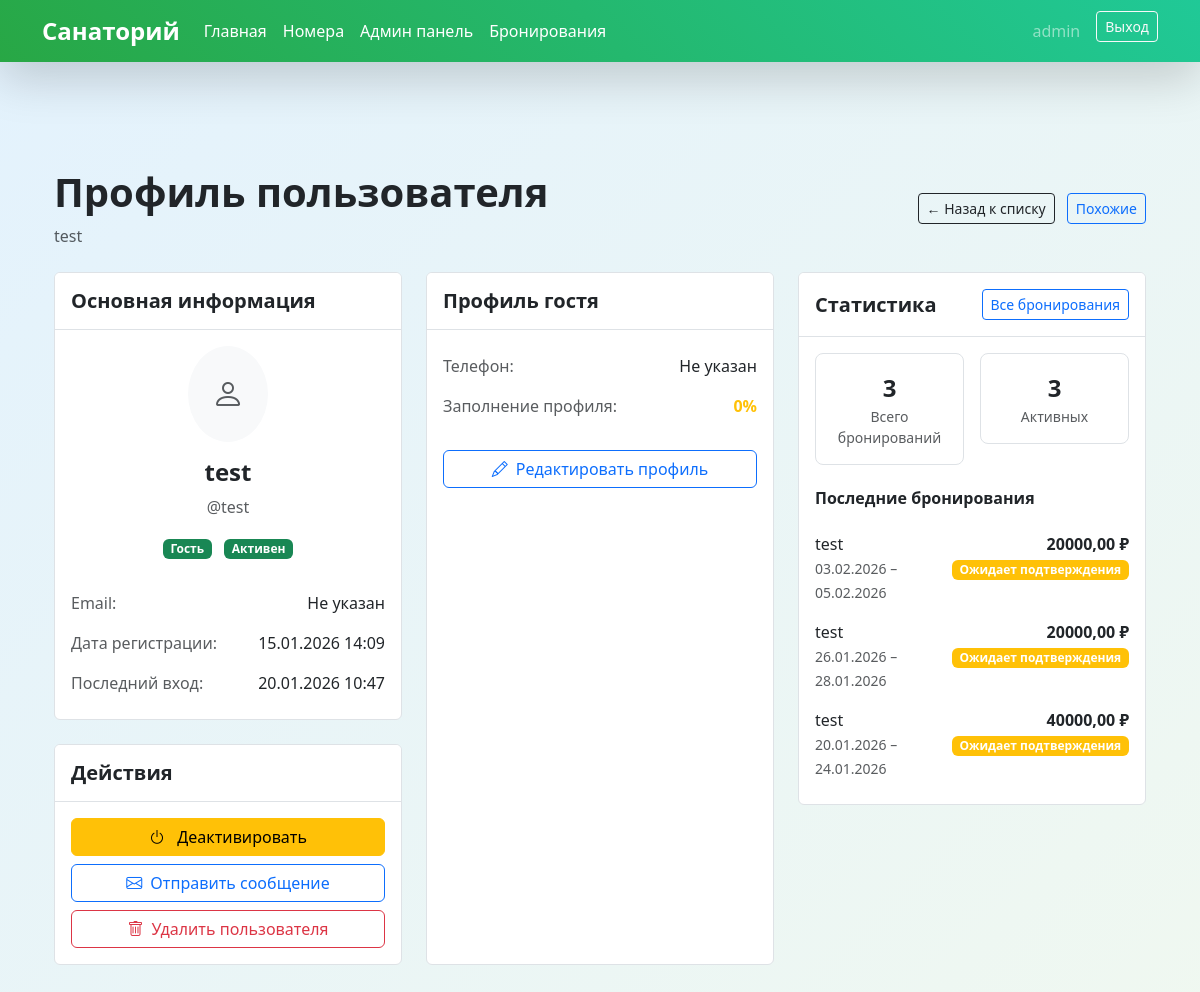
/accounts/admin/users/2/profile/ (signed in), run on an earlier commit of the app's database.
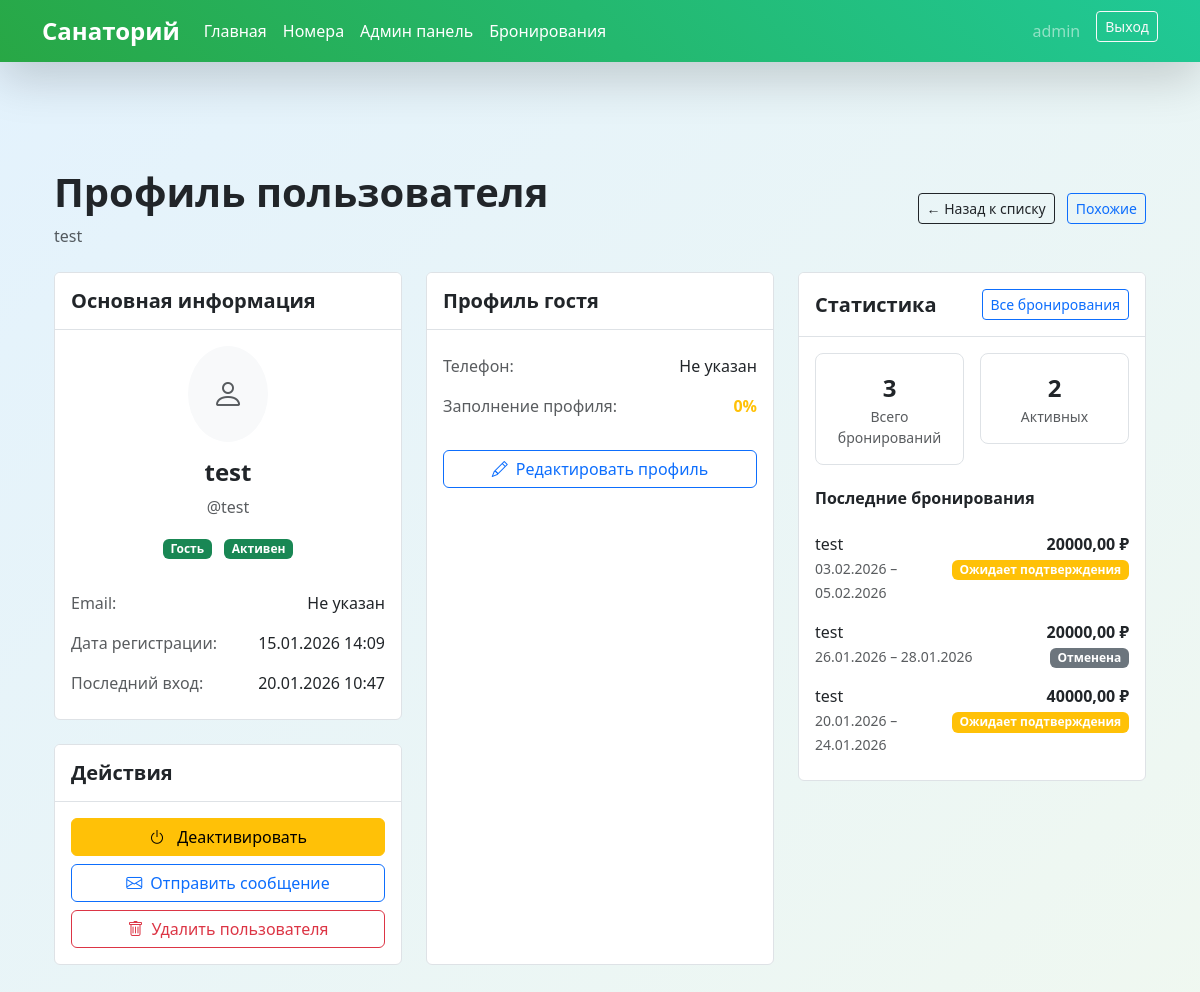
And on a later commit of the database.
### accounts/models.py (models this page shows, shortened)
class Booking(models.Model):
    STATUS_CHOICES = [
        ('pending', 'Ожидает подтверждения'),
        ('confirmed', 'Подтверждена'),
        ('cancelled', 'Отменена'),
        ('completed', 'Завершена'),
    ]
    user = models.ForeignKey(User, on_delete=models.CASCADE, related_name='bookings')
    room = models.ForeignKey(Room, on_delete=models.CASCADE, related_name='bookings', null=True, blank=True)
    room_type = models.CharField(max_length=20, choices=Room.TYPE_CHOICES)  # Оставляем для обратной совместимости
    check_in = models.DateField('Дата заезда')
    check_out = models.DateField('Дата выезда')
    guests = models.IntegerField(
        default=1,
        validators=[MinValueValidator(1), MaxValueValidator(4)]
    )
    total_price = models.DecimalField(max_digits=10, decimal_places=2, null=True, blank=True)
    status = models.CharField(max_length=20, choices=STATUS_CHOICES, default='pending')
    created_at = models.DateTimeField(auto_now_add=True)
    notes = models.TextField(max_length=500, blank=True)
    class Meta:
        verbose_name = 'Бронирование'
        verbose_name_plural = 'Бронирования'
        ordering = ['-created_at']

class Room(models.Model):  # ПЕРЕМЕЩАЕМ Room ПЕРЕД Booking!
    TYPE_CHOICES = [
        ('standard', 'Стандартный'),
        ('comfort', 'Комфорт'),
        ('lux', 'Люкс'),
    ]
    type = models.CharField(max_length=20, choices=TYPE_CHOICES)
    name = models.CharField(max_length=100, unique=True)
    capacity = models.PositiveIntegerField(default=2)
    price_per_day = models.DecimalField(max_digits=8, decimal_places=2)
    description = models.TextField(max_length=500)
    image = models.ImageField(upload_to='rooms/', blank=True, null=True)
    is_active = models.BooleanField(default=True)
    class Meta:
        verbose_name = 'Номер'
        verbose_name_plural = 'Номера'
        ordering = ['type', 'name']

### accounts/views.py (the view)
# urls.py: path('admin/users/<int:pk>/profile/', AdminUserProfileView.as_view(), name='admin_user_profile'),
@method_decorator(login_required, name='dispatch')
class AdminUserProfileView(StaffRequiredMixin, DetailView):
    model = User
    template_name = 'admin/user_profile.html'
    context_object_name = 'user_obj'
    def get_context_data(self, **kwargs):
        context = super().get_context_data(**kwargs)
        user = self.get_object()
        try:
            profile = GuestProfile.objects.get(user=user)
            context['profile'] = profile
        except GuestProfile.DoesNotExist:
            context['profile'] = None
        context['bookings'] = Booking.objects.filter(user=user).select_related('room').order_by('-created_at')
        context['total_bookings'] = context['bookings'].count()
        context['active_bookings'] = context['bookings'].filter(status__in=['pending', 'confirmed']).count()
        return context

### accounts/mixins.py (called while the page is built)
    def test_func(self):
        return self.request.user.is_staff

### accounts/models.py (called while the page is built)
    def calculate_profile_completion(self):
        required_fields = ['first_name', 'last_name', 'phone', 'email', 'birth_date']
        filled = 0
        for field in required_fields:
            value = getattr(self, field)
            if value and str(value).strip():
                filled += 1
        percentage = (filled / len(required_fields)) * 100
        self.is_profile_complete = percentage >= 70
        return percentage

### templates/admin/user_profile.html (shortened to what the changed rows need)
{% extends 'base.html' %}
{% block content %}
<div class="container-fluid py-4">
    <div class="d-flex justify-content-between align-items-center mb-4">
        <div>
            <h1 class="fw-bold mb-2">Профиль пользователя</h1>
        </div>
    </div>
    <div class="row g-4">
        <div class="col-lg-4">
            <div class="card border">
                <div class="card-body">
                    <div class="row g-3 mb-4">
                        <div class="col-6">
                            <div class="border rounded-3 p-3 text-center">
                                <div class="fw-bold fs-4">{{ active_bookings }}</div>
                                <div class="text-muted small">Активных</div>
                            </div>
                        </div>
                    </div>
                    {% if bookings %}
                    <div class="list-group list-group-flush">
                        {% for booking in bookings|slice:":3" %}
                        <div class="list-group-item border-0 px-0 py-2">
                            <div class="d-flex justify-content-between align-items-start">
                                <div>
                                    <div class="fw-medium">
                                        {% if booking.room %}
                                        {{ booking.room.name }}
                                        {% else %}
                                        {{ booking.get_room_type_display }}
                                        {% endif %}
                                    </div>
                                    <small class="text-muted">
                                        {{ booking.check_in|date:"d.m.Y" }} – {{ booking.check_out|date:"d.m.Y" }}
                                    </small>
                                </div>
                                <div class="text-end">
                                    <div class="fw-bold">{{ booking.total_price }} ₽</div>
                                    <span class="badge bg-{% if booking.status == 'confirmed' %}success{% elif booking.status == 'pending' %}warning{% else %}secondary{% endif %}">
                                        {{ booking.get_status_display }}
                                    </span>
                                </div>
                            </div>
                        </div>
                        {% endfor %}
                    </div>
                    {% else %}
                    <div class="text-center py-3">
                        <p class="text-muted">Нет бронирований</p>
                    </div>
                    {% endif %}
                </div>
            </div>
        </div>
    </div>
</div>
{% endblock %}

What changed in the data, as far as the page shows it:
changed Booking: status "Ожидает подтверждения" → "Отменена"
Also different on the page:
{{ active_bookings }}: "3" → "2"
